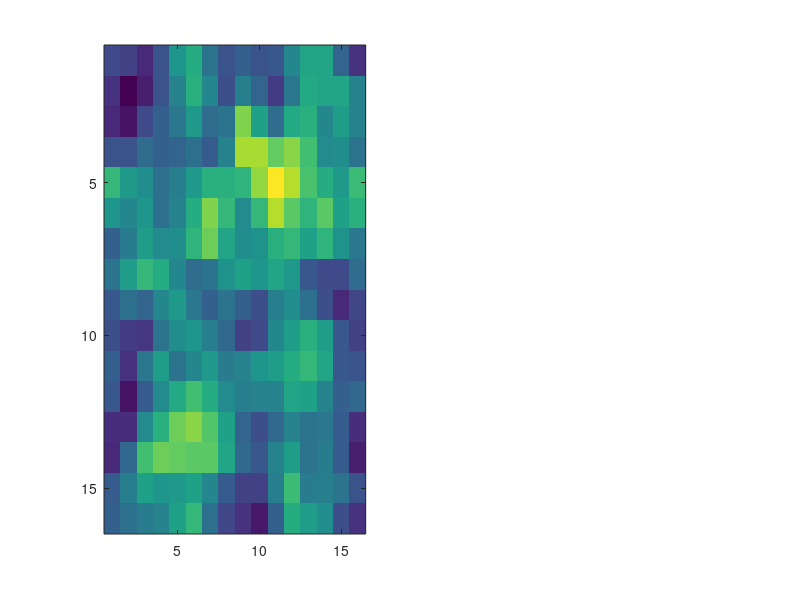

Write MATLAB code to recreate this figure. (Note: this script raises an error after producing the figure.)
%% 基于高斯随机场 (GRF) 的 16x16 像素化图案生成
clear; clc; close all;

% 1. 参数设置
N = 16;             % 网格大小 (16x16)
correlation_len = 5; % 相关长度 (数值越大，图案越"丝滑"，斑块越大)

% 2. 构建坐标网格与频率网格
[X, Y] = meshgrid(1:N, 1:N);
[KX, KY] = meshgrid(fftshift(-N/2:N/2-1), fftshift(-N/2:N/2-1));
k_sq = KX.^2 + KY.^2;

% 3. 生成频率域的高斯滤波器 (指数衰减功率谱)
% 这里的滤波器决定了 GRF 的平滑程度
filter = exp(-k_sq * (correlation_len^2) / (2 * N^2));

% 4. 在频域生成随机场
% 生成复高斯白噪声
white_noise = randn(N, N) + 1i * randn(N, N);
% 频域卷积（等效于元素相乘）
field_fft = white_noise .* filter;

% 5. 转换回空间域
grf_continuous = real(ifft2(field_fft));

% 6. 标准化处理 (映射到 0-1 之间)
grf_continuous = (grf_continuous - min(grf_continuous(:))) / (max(grf_continuous(:)) - min(grf_continuous(:)));

% 7. 二值化处理 (生成 0/1 像素图案)
% 使用中位数作为阈值可以保证 0 和 1 的比例大致为 50/50
threshold = median(grf_continuous(:));
grf_binary = grf_continuous > threshold;

% --- 可视化 ---
figure('Color', 'w', 'Position', [100, 100, 800, 350]);

subplot(1, 2, 1);
imagesc(grf_continuous);
colormap(gca, 'parula');
colorbar;
axis square;
title('连续高斯随机场 (Raw GRF)');
xlabel('像素'); ylabel('像素');

subplot(1, 2, 2);
imagesc(grf_binary);
colormap(gca, [1 1 1; 0 0 0]); % 0为白，1为黑
axis square;
grid on;
set(gca, 'XTick', 0.5:1:N+0.5, 'YTick', 0.5:1:N+0.5, 'XTickLabel', [], 'YTickLabel', []);
title(['16x16 二值化图案 (Threshold = ', num2str(threshold, '%.2f'), ')']);

% 添加说明
sgtitle(['GRF 像素图案生成 (相关长度 = ', num2str(correlation_len), ')']);
